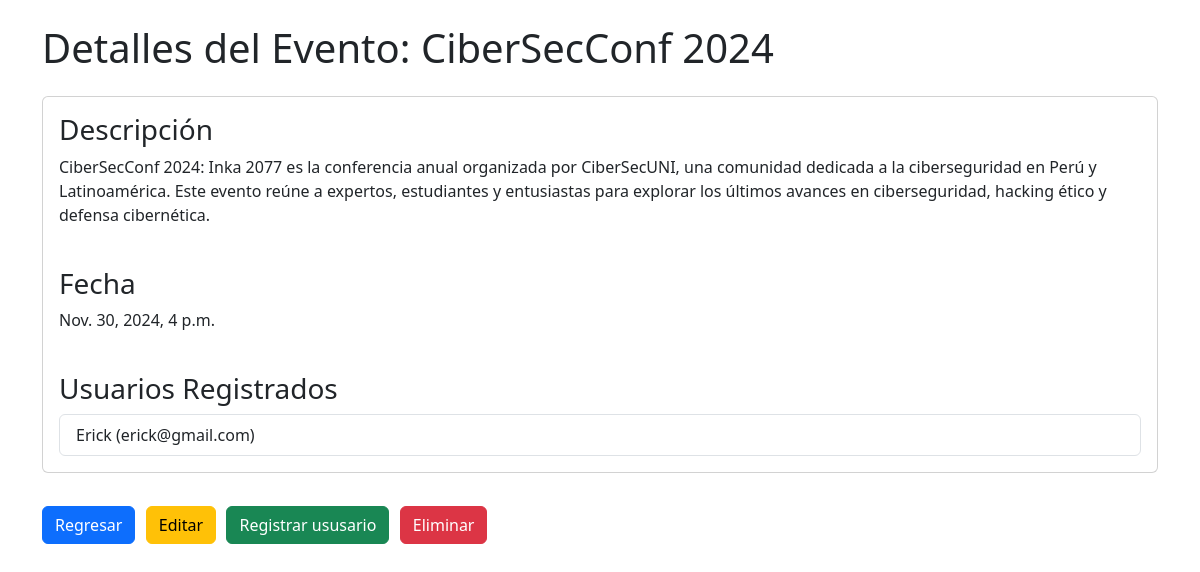
Screenshot of /eventos/eventos/3/ with the database file from the repository.
### eventos/models.py (models this page shows, shortened)
class Evento(models.Model):
    nombre = models.CharField(max_length=100)
    descripcion = models.TextField()
    fecha = models.DateTimeField()
    organizador = models.ForeignKey(Usuario, on_delete=models.CASCADE)

class RegistroEvento(models.Model):
    usuario = models.ForeignKey(Usuario, on_delete=models.CASCADE)
    evento = models.ForeignKey(Evento, on_delete=models.CASCADE)
    fecha_registro = models.DateTimeField(auto_now_add=True)

class Usuario(models.Model):
    nombre = models.CharField(max_length=50)
    email = models.EmailField(unique=True)

### eventos/views.py (the view)
# urls.py: path('eventos/<int:evento_id>/', views.detalle_evento, name='detalle_evento'),
def detalle_evento(request, evento_id):
    evento = get_object_or_404(Evento, id=evento_id)
    usuarios_registrados = evento.registroevento_set.all()
    return render(request, 'eventos/detalle_evento.html', {'evento': evento, 'usuarios_registrados': usuarios_registrados})

### eventos/templates/eventos/detalle_evento.html (shortened to what this page needs)
<!DOCTYPE html>
<html lang="en">
<head>
    <link href="https://cdn.jsdelivr.net/npm/bootstrap@5.3.3/dist/css/bootstrap.min.css" rel="stylesheet">
</head>
<body>
    <div class="container">
        <h1 class="my-4">Detalles del Evento: {{ evento.nombre }}</h1>
        <div class="card">
            <div class="card-body">
                <h3 class="card-title">Descripción</h3>
                <p class="card-text">{{ evento.descripcion }}</p>
                <br>
                <h3 class="card-title">Fecha</h3>
                <p class="card-text">{{ evento.fecha }}</p>
                <br>
                <h3 class="card-title">Usuarios Registrados</h3>
                <ul class="list-group">
                    {% for registro in usuarios_registrados %}
                    <li class="list-group-item">{{ registro.usuario.nombre }} ({{ registro.usuario.email }})</li>
                    {% endfor %}
                </ul>
            </div>
        </div>
        <h1 class="my-4">
            <a href="{% url 'lista_eventos' %}" class="btn btn-primary">Regresar</a>
            <a href="{% url 'editar_evento' evento.id %}" class="btn btn-warning">Editar</a>
            <a href="{% url 'lista_eventos' %}" class="btn btn-success">Registrar ususario</a>
            <form action="{% url 'eliminar_evento' evento.id %}" method="post" class="d-inline">
                <button type="submit" class="btn btn-danger"
                onclick="return confirm('¿Estás seguro de que quieres eliminar este evento?')">Eliminar</button>
            </form>
        </h1>
    </div>
</body>
</html>

### rows the page displays
Evento: nombre "CiberSecConf 2024", descripcion "CiberSecConf 2024: Inka 2077 es la conferencia anual organizada por CiberSecUNI, una comunidad dedicada a la ciberseguridad en Perú y Latinoamérica. Este evento reúne a expertos, estudiantes y entusiastas para explorar los últimos avances en ciberseguridad, hacking ético y defensa cibernética.", fecha "Nov. 30, 2024, 4 p.m."
RegistroEvento: usuario.nombre "Erick", usuario.email "erick@gmail.com"
